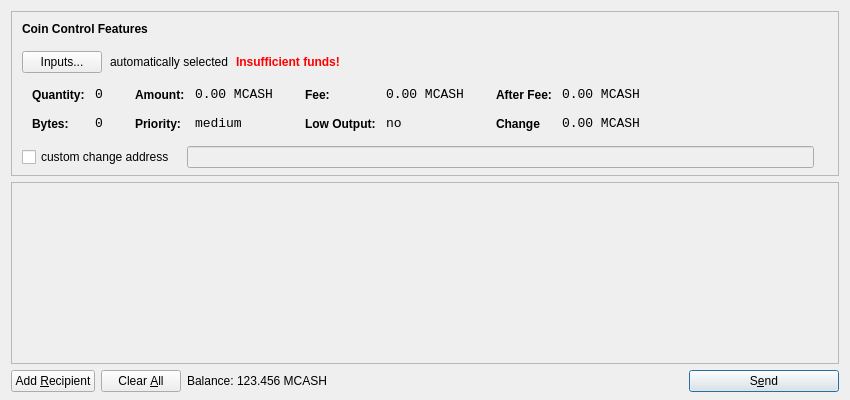
<?xml version="1.0" encoding="UTF-8"?>
<ui version="4.0">
 <class>SendCoinsDialog</class>
 <widget class="QDialog" name="SendCoinsDialog">
  <property name="geometry">
   <rect>
    <x>0</x>
    <y>0</y>
    <width>850</width>
    <height>400</height>
   </rect>
  </property>
  <property name="windowTitle">
   <string>Send Coins</string>
  </property>
  <layout class="QVBoxLayout" name="verticalLayout" stretch="0,1,0">
   <property name="bottomMargin">
    <number>8</number>
   </property>
   <item>
    <widget class="QFrame" name="frameCoinControl">
     <property name="sizePolicy">
      <sizepolicy hsizetype="Expanding" vsizetype="Expanding">
       <horstretch>0</horstretch>
       <verstretch>0</verstretch>
      </sizepolicy>
     </property>
     <property name="maximumSize">
      <size>
       <width>16777215</width>
       <height>16777215</height>
      </size>
     </property>
     <property name="frameShape">
      <enum>QFrame::StyledPanel</enum>
     </property>
     <property name="frameShadow">
      <enum>QFrame::Sunken</enum>
     </property>
     <layout class="QVBoxLayout" name="verticalLayoutCoinControl2">
      <property name="spacing">
       <number>-1</number>
      </property>
      <property name="leftMargin">
       <number>0</number>
      </property>
      <property name="topMargin">
       <number>0</number>
      </property>
      <property name="rightMargin">
       <number>0</number>
      </property>
      <property name="bottomMargin">
       <number>6</number>
      </property>
      <item>
       <layout class="QVBoxLayout" name="verticalLayoutCoinControl" stretch="0,0,0,0,1">
        <property name="spacing">
         <number>0</number>
        </property>
        <property name="leftMargin">
         <number>10</number>
        </property>
        <property name="topMargin">
         <number>10</number>
        </property>
        <item>
         <layout class="QHBoxLayout" name="horizontalLayoutCoinControl1">
          <property name="bottomMargin">
           <number>15</number>
          </property>
          <item>
           <widget class="QLabel" name="labelCoinControlFeatures">
            <property name="sizePolicy">
             <sizepolicy hsizetype="Preferred" vsizetype="Maximum">
              <horstretch>0</horstretch>
              <verstretch>0</verstretch>
             </sizepolicy>
            </property>
            <property name="font">
             <font>
              <weight>75</weight>
              <bold>true</bold>
             </font>
            </property>
            <property name="styleSheet">
             <string notr="true">font-weight:bold;</string>
            </property>
            <property name="text">
             <string>Coin Control Features</string>
            </property>
           </widget>
          </item>
         </layout>
        </item>
        <item>
         <layout class="QHBoxLayout" name="horizontalLayoutCoinControl2" stretch="0,0,0,0">
          <property name="spacing">
           <number>8</number>
          </property>
          <property name="bottomMargin">
           <number>10</number>
          </property>
          <item>
           <widget class="QPushButton" name="pushButtonCoinControl">
            <property name="styleSheet">
             <string notr="true"/>
            </property>
            <property name="text">
             <string>Inputs...</string>
            </property>
           </widget>
          </item>
          <item>
           <widget class="QLabel" name="labelCoinControlAutomaticallySelected">
            <property name="text">
             <string>automatically selected</string>
            </property>
            <property name="margin">
             <number>5</number>
            </property>
           </widget>
          </item>
          <item>
           <widget class="QLabel" name="labelCoinControlInsuffFunds">
            <property name="font">
             <font>
              <weight>75</weight>
              <bold>true</bold>
             </font>
            </property>
            <property name="styleSheet">
             <string notr="true">color:red;font-weight:bold;</string>
            </property>
            <property name="text">
             <string>Insufficient funds!</string>
            </property>
            <property name="margin">
             <number>5</number>
            </property>
           </widget>
          </item>
          <item>
           <spacer name="horizontalSpacerCoinControl">
            <property name="orientation">
             <enum>Qt::Horizontal</enum>
            </property>
            <property name="sizeHint" stdset="0">
             <size>
              <width>40</width>
              <height>1</height>
             </size>
            </property>
           </spacer>
          </item>
         </layout>
        </item>
        <item>
         <widget class="QWidget" name="widgetCoinControl" native="true">
          <property name="sizePolicy">
           <sizepolicy hsizetype="Preferred" vsizetype="Preferred">
            <horstretch>0</horstretch>
            <verstretch>0</verstretch>
           </sizepolicy>
          </property>
          <property name="minimumSize">
           <size>
            <width>0</width>
            <height>0</height>
           </size>
          </property>
          <property name="styleSheet">
           <string notr="true"/>
          </property>
          <layout class="QHBoxLayout" name="horizontalLayoutCoinControl5">
           <property name="margin">
            <number>0</number>
           </property>
           <item>
            <layout class="QHBoxLayout" name="horizontalLayoutCoinControl3" stretch="0,0,0,1">
             <property name="spacing">
              <number>20</number>
             </property>
             <property name="topMargin">
              <number>0</number>
             </property>
             <property name="bottomMargin">
              <number>10</number>
             </property>
             <item>
              <layout class="QFormLayout" name="formLayoutCoinControl1">
               <property name="horizontalSpacing">
                <number>10</number>
               </property>
               <property name="verticalSpacing">
                <number>14</number>
               </property>
               <property name="leftMargin">
                <number>10</number>
               </property>
               <property name="topMargin">
                <number>4</number>
               </property>
               <property name="rightMargin">
                <number>6</number>
               </property>
               <item row="0" column="0">
                <widget class="QLabel" name="labelCoinControlQuantityText">
                 <property name="styleSheet">
                  <string notr="true">font-weight:bold;</string>
                 </property>
                 <property name="text">
                  <string>Quantity:</string>
                 </property>
                 <property name="margin">
                  <number>0</number>
                 </property>
                </widget>
               </item>
               <item row="0" column="1">
                <widget class="QLabel" name="labelCoinControlQuantity">
                 <property name="font">
                  <font>
                   <family>Monospace</family>
                   <pointsize>10</pointsize>
                  </font>
                 </property>
                 <property name="cursor">
                  <cursorShape>IBeamCursor</cursorShape>
                 </property>
                 <property name="contextMenuPolicy">
                  <enum>Qt::ActionsContextMenu</enum>
                 </property>
                 <property name="text">
                  <string>0</string>
                 </property>
                 <property name="margin">
                  <number>0</number>
                 </property>
                 <property name="textInteractionFlags">
                  <set>Qt::LinksAccessibleByMouse|Qt::TextSelectableByKeyboard|Qt::TextSelectableByMouse</set>
                 </property>
                </widget>
               </item>
               <item row="1" column="0">
                <widget class="QLabel" name="labelCoinControlBytesText">
                 <property name="styleSheet">
                  <string notr="true">font-weight:bold;</string>
                 </property>
                 <property name="text">
                  <string>Bytes:</string>
                 </property>
                </widget>
               </item>
               <item row="1" column="1">
                <widget class="QLabel" name="labelCoinControlBytes">
                 <property name="font">
                  <font>
                   <family>Monospace</family>
                   <pointsize>10</pointsize>
                  </font>
                 </property>
                 <property name="cursor">
                  <cursorShape>IBeamCursor</cursorShape>
                 </property>
                 <property name="contextMenuPolicy">
                  <enum>Qt::ActionsContextMenu</enum>
                 </property>
                 <property name="text">
                  <string>0</string>
                 </property>
                 <property name="textInteractionFlags">
                  <set>Qt::LinksAccessibleByMouse|Qt::TextSelectableByKeyboard|Qt::TextSelectableByMouse</set>
                 </property>
                </widget>
               </item>
              </layout>
             </item>
             <item>
              <layout class="QFormLayout" name="formLayoutCoinControl2">
               <property name="horizontalSpacing">
                <number>10</number>
               </property>
               <property name="verticalSpacing">
                <number>14</number>
               </property>
               <property name="leftMargin">
                <number>6</number>
               </property>
               <property name="topMargin">
                <number>4</number>
               </property>
               <property name="rightMargin">
                <number>6</number>
               </property>
               <item row="0" column="0">
                <widget class="QLabel" name="labelCoinControlAmountText">
                 <property name="styleSheet">
                  <string notr="true">font-weight:bold;</string>
                 </property>
                 <property name="text">
                  <string>Amount:</string>
                 </property>
                 <property name="margin">
                  <number>0</number>
                 </property>
                </widget>
               </item>
               <item row="0" column="1">
                <widget class="QLabel" name="labelCoinControlAmount">
                 <property name="font">
                  <font>
                   <family>Monospace</family>
                   <pointsize>10</pointsize>
                  </font>
                 </property>
                 <property name="cursor">
                  <cursorShape>IBeamCursor</cursorShape>
                 </property>
                 <property name="contextMenuPolicy">
                  <enum>Qt::ActionsContextMenu</enum>
                 </property>
                 <property name="text">
                  <string>0.00 MCASH</string>
                 </property>
                 <property name="textInteractionFlags">
                  <set>Qt::LinksAccessibleByMouse|Qt::TextSelectableByKeyboard|Qt::TextSelectableByMouse</set>
                 </property>
                </widget>
               </item>
               <item row="1" column="0">
                <widget class="QLabel" name="labelCoinControlPriorityText">
                 <property name="styleSheet">
                  <string notr="true">font-weight:bold;</string>
                 </property>
                 <property name="text">
                  <string>Priority:</string>
                 </property>
                </widget>
               </item>
               <item row="1" column="1">
                <widget class="QLabel" name="labelCoinControlPriority">
                 <property name="font">
                  <font>
                   <family>Monospace</family>
                   <pointsize>10</pointsize>
                  </font>
                 </property>
                 <property name="cursor">
                  <cursorShape>IBeamCursor</cursorShape>
                 </property>
                 <property name="contextMenuPolicy">
                  <enum>Qt::ActionsContextMenu</enum>
                 </property>
                 <property name="text">
                  <string>medium</string>
                 </property>
                 <property name="textInteractionFlags">
                  <set>Qt::LinksAccessibleByMouse|Qt::TextSelectableByKeyboard|Qt::TextSelectableByMouse</set>
                 </property>
                </widget>
               </item>
              </layout>
             </item>
             <item>
              <layout class="QFormLayout" name="formLayoutCoinControl3">
               <property name="horizontalSpacing">
                <number>10</number>
               </property>
               <property name="verticalSpacing">
                <number>14</number>
               </property>
               <property name="leftMargin">
                <number>6</number>
               </property>
               <property name="topMargin">
                <number>4</number>
               </property>
               <property name="rightMargin">
                <number>6</number>
               </property>
               <item row="0" column="0">
                <widget class="QLabel" name="labelCoinControlFeeText">
                 <property name="styleSheet">
                  <string notr="true">font-weight:bold;</string>
                 </property>
                 <property name="text">
                  <string>Fee:</string>
                 </property>
                 <property name="margin">
                  <number>0</number>
                 </property>
                </widget>
               </item>
               <item row="0" column="1">
                <widget class="QLabel" name="labelCoinControlFee">
                 <property name="font">
                  <font>
                   <family>Monospace</family>
                   <pointsize>10</pointsize>
                  </font>
                 </property>
                 <property name="cursor">
                  <cursorShape>IBeamCursor</cursorShape>
                 </property>
                 <property name="contextMenuPolicy">
                  <enum>Qt::ActionsContextMenu</enum>
                 </property>
                 <property name="text">
                  <string>0.00 MCASH</string>
                 </property>
                 <property name="textInteractionFlags">
                  <set>Qt::LinksAccessibleByMouse|Qt::TextSelectableByKeyboard|Qt::TextSelectableByMouse</set>
                 </property>
                </widget>
               </item>
               <item row="1" column="0">
                <widget class="QLabel" name="labelCoinControlLowOutputText">
                 <property name="styleSheet">
                  <string notr="true">font-weight:bold;</string>
                 </property>
                 <property name="text">
                  <string>Low Output:</string>
                 </property>
                </widget>
               </item>
               <item row="1" column="1">
                <widget class="QLabel" name="labelCoinControlLowOutput">
                 <property name="font">
                  <font>
                   <family>Monospace</family>
                   <pointsize>10</pointsize>
                  </font>
                 </property>
                 <property name="cursor">
                  <cursorShape>IBeamCursor</cursorShape>
                 </property>
                 <property name="contextMenuPolicy">
                  <enum>Qt::ActionsContextMenu</enum>
                 </property>
                 <property name="text">
                  <string>no</string>
                 </property>
                 <property name="textInteractionFlags">
                  <set>Qt::LinksAccessibleByMouse|Qt::TextSelectableByKeyboard|Qt::TextSelectableByMouse</set>
                 </property>
                </widget>
               </item>
              </layout>
             </item>
             <item>
              <layout class="QFormLayout" name="formLayoutCoinControl4">
               <property name="horizontalSpacing">
                <number>10</number>
               </property>
               <property name="verticalSpacing">
                <number>14</number>
               </property>
               <property name="leftMargin">
                <number>6</number>
               </property>
               <property name="topMargin">
                <number>4</number>
               </property>
               <property name="rightMargin">
                <number>6</number>
               </property>
               <item row="0" column="0">
                <widget class="QLabel" name="labelCoinControlAfterFeeText">
                 <property name="styleSheet">
                  <string notr="true">font-weight:bold;</string>
                 </property>
                 <property name="text">
                  <string>After Fee:</string>
                 </property>
                 <property name="margin">
                  <number>0</number>
                 </property>
                </widget>
               </item>
               <item row="0" column="1">
                <widget class="QLabel" name="labelCoinControlAfterFee">
                 <property name="font">
                  <font>
                   <family>Monospace</family>
                   <pointsize>10</pointsize>
                  </font>
                 </property>
                 <property name="cursor">
                  <cursorShape>IBeamCursor</cursorShape>
                 </property>
                 <property name="contextMenuPolicy">
                  <enum>Qt::ActionsContextMenu</enum>
                 </property>
                 <property name="text">
                  <string>0.00 MCASH</string>
                 </property>
                 <property name="textInteractionFlags">
                  <set>Qt::LinksAccessibleByMouse|Qt::TextSelectableByKeyboard|Qt::TextSelectableByMouse</set>
                 </property>
                </widget>
               </item>
               <item row="1" column="0">
                <widget class="QLabel" name="labelCoinControlChangeText">
                 <property name="styleSheet">
                  <string notr="true">font-weight:bold;</string>
                 </property>
                 <property name="text">
                  <string>Change</string>
                 </property>
                </widget>
               </item>
               <item row="1" column="1">
                <widget class="QLabel" name="labelCoinControlChange">
                 <property name="font">
                  <font>
                   <family>Monospace</family>
                   <pointsize>10</pointsize>
                  </font>
                 </property>
                 <property name="cursor">
                  <cursorShape>IBeamCursor</cursorShape>
                 </property>
                 <property name="contextMenuPolicy">
                  <enum>Qt::ActionsContextMenu</enum>
                 </property>
                 <property name="text">
                  <string>0.00 MCASH</string>
                 </property>
                 <property name="textInteractionFlags">
                  <set>Qt::LinksAccessibleByMouse|Qt::TextSelectableByKeyboard|Qt::TextSelectableByMouse</set>
                 </property>
                </widget>
               </item>
              </layout>
             </item>
            </layout>
           </item>
          </layout>
         </widget>
        </item>
        <item>
         <layout class="QHBoxLayout" name="horizontalLayoutCoinControl4" stretch="0,0,0">
          <property name="spacing">
           <number>12</number>
          </property>
          <property name="sizeConstraint">
           <enum>QLayout::SetDefaultConstraint</enum>
          </property>
          <property name="topMargin">
           <number>5</number>
          </property>
          <property name="rightMargin">
           <number>5</number>
          </property>
          <item>
           <widget class="QCheckBox" name="checkBoxCoinControlChange">
            <property name="text">
             <string>custom change address</string>
            </property>
           </widget>
          </item>
          <item>
           <widget class="QLineEdit" name="lineEditCoinControlChange">
            <property name="enabled">
             <bool>false</bool>
            </property>
            <property name="sizePolicy">
             <sizepolicy hsizetype="Expanding" vsizetype="Fixed">
              <horstretch>0</horstretch>
              <verstretch>0</verstretch>
             </sizepolicy>
            </property>
           </widget>
          </item>
          <item>
           <widget class="QLabel" name="labelCoinControlChangeLabel">
            <property name="sizePolicy">
             <sizepolicy hsizetype="Preferred" vsizetype="Expanding">
              <horstretch>0</horstretch>
              <verstretch>0</verstretch>
             </sizepolicy>
            </property>
            <property name="minimumSize">
             <size>
              <width>0</width>
              <height>0</height>
             </size>
            </property>
            <property name="text">
             <string/>
            </property>
            <property name="margin">
             <number>3</number>
            </property>
           </widget>
          </item>
         </layout>
        </item>
        <item>
         <spacer name="verticalSpacerCoinControl">
          <property name="orientation">
           <enum>Qt::Vertical</enum>
          </property>
          <property name="sizeHint" stdset="0">
           <size>
            <width>800</width>
            <height>1</height>
           </size>
          </property>
         </spacer>
        </item>
       </layout>
      </item>
     </layout>
    </widget>
   </item>
   <item>
    <widget class="QScrollArea" name="scrollArea">
     <property name="widgetResizable">
      <bool>true</bool>
     </property>
     <widget class="QWidget" name="scrollAreaWidgetContents">
      <property name="geometry">
       <rect>
        <x>0</x>
        <y>0</y>
        <width>830</width>
        <height>165</height>
       </rect>
      </property>
      <layout class="QVBoxLayout" name="verticalLayout_2">
       <property name="margin">
        <number>0</number>
       </property>
       <item>
        <layout class="QVBoxLayout" name="entries">
         <property name="spacing">
          <number>6</number>
         </property>
        </layout>
       </item>
       <item>
        <spacer name="verticalSpacer">
         <property name="orientation">
          <enum>Qt::Vertical</enum>
         </property>
         <property name="sizeHint" stdset="0">
          <size>
           <width>20</width>
           <height>40</height>
          </size>
         </property>
        </spacer>
       </item>
      </layout>
     </widget>
    </widget>
   </item>
   <item>
    <layout class="QHBoxLayout" name="horizontalLayout">
     <item>
      <widget class="QPushButton" name="addButton">
       <property name="toolTip">
        <string>Send to multiple recipients at once</string>
       </property>
       <property name="text">
        <string>Add &amp;Recipient</string>
       </property>
       <property name="icon">
        <iconset resource="../bitcoin.qrc">
         <normaloff>:/icons/add</normaloff>:/icons/add</iconset>
       </property>
       <property name="autoDefault">
        <bool>false</bool>
       </property>
      </widget>
     </item>
     <item>
      <widget class="QPushButton" name="clearButton">
       <property name="sizePolicy">
        <sizepolicy hsizetype="Minimum" vsizetype="Fixed">
         <horstretch>0</horstretch>
         <verstretch>0</verstretch>
        </sizepolicy>
       </property>
       <property name="toolTip">
        <string>Remove all transaction fields</string>
       </property>
       <property name="text">
        <string>Clear &amp;All</string>
       </property>
       <property name="icon">
        <iconset resource="../bitcoin.qrc">
         <normaloff>:/icons/remove</normaloff>:/icons/remove</iconset>
       </property>
       <property name="autoRepeatDelay">
        <number>300</number>
       </property>
       <property name="autoDefault">
        <bool>false</bool>
       </property>
      </widget>
     </item>
     <item>
      <layout class="QHBoxLayout" name="horizontalLayout_2">
       <property name="spacing">
        <number>3</number>
       </property>
       <item>
        <widget class="QLabel" name="label">
         <property name="sizePolicy">
          <sizepolicy hsizetype="Preferred" vsizetype="Fixed">
           <horstretch>0</horstretch>
           <verstretch>0</verstretch>
          </sizepolicy>
         </property>
         <property name="text">
          <string>Balance:</string>
         </property>
        </widget>
       </item>
       <item>
        <widget class="QLabel" name="labelBalance">
         <property name="sizePolicy">
          <sizepolicy hsizetype="Preferred" vsizetype="Fixed">
           <horstretch>0</horstretch>
           <verstretch>0</verstretch>
          </sizepolicy>
         </property>
         <property name="cursor">
          <cursorShape>IBeamCursor</cursorShape>
         </property>
         <property name="text">
          <string>123.456 MCASH</string>
         </property>
         <property name="textInteractionFlags">
          <set>Qt::LinksAccessibleByMouse|Qt::TextSelectableByKeyboard|Qt::TextSelectableByMouse</set>
         </property>
        </widget>
       </item>
      </layout>
     </item>
     <item>
      <spacer name="horizontalSpacer">
       <property name="orientation">
        <enum>Qt::Horizontal</enum>
       </property>
       <property name="sizeHint" stdset="0">
        <size>
         <width>40</width>
         <height>20</height>
        </size>
       </property>
      </spacer>
     </item>
     <item>
      <widget class="QPushButton" name="sendButton">
       <property name="minimumSize">
        <size>
         <width>150</width>
         <height>0</height>
        </size>
       </property>
       <property name="toolTip">
        <string>Confirm the send action</string>
       </property>
       <property name="text">
        <string>S&amp;end</string>
       </property>
       <property name="icon">
        <iconset resource="../bitcoin.qrc">
         <normaloff>:/icons/send</normaloff>:/icons/send</iconset>
       </property>
       <property name="default">
        <bool>true</bool>
       </property>
      </widget>
     </item>
    </layout>
   </item>
  </layout>
 </widget>
 <resources>
  <include location="../bitcoin.qrc"/>
 </resources>
 <connections/>
</ui>
